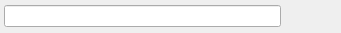
<?xml version="1.0" encoding="UTF-8"?>
<ui version="4.0">
 <class>searchForm</class>
 <widget class="QWidget" name="searchForm">
  <property name="geometry">
   <rect>
    <x>0</x>
    <y>0</y>
    <width>341</width>
    <height>33</height>
   </rect>
  </property>
  <property name="sizePolicy">
   <sizepolicy hsizetype="Preferred" vsizetype="Minimum">
    <horstretch>0</horstretch>
    <verstretch>0</verstretch>
   </sizepolicy>
  </property>
  <property name="windowTitle">
   <string>Search</string>
  </property>
  <layout class="QVBoxLayout" name="verticalLayout">
   <property name="spacing">
    <number>4</number>
   </property>
   <property name="leftMargin">
    <number>4</number>
   </property>
   <property name="topMargin">
    <number>2</number>
   </property>
   <property name="rightMargin">
    <number>4</number>
   </property>
   <property name="bottomMargin">
    <number>2</number>
   </property>
   <item>
    <layout class="QHBoxLayout" name="horizontalLayout">
     <item>
      <widget class="QgsFilterLineEdit" name="searchEdit"/>
     </item>
     <item>
      <widget class="QToolButton" name="infoButton">
       <property name="sizePolicy">
        <sizepolicy hsizetype="Fixed" vsizetype="Fixed">
         <horstretch>0</horstretch>
         <verstretch>0</verstretch>
        </sizepolicy>
       </property>
       <property name="maximumSize">
        <size>
         <width>16777215</width>
         <height>22</height>
        </size>
       </property>
       <property name="toolTip">
        <string>Hvad er nyt – og hvad virker ikke længere</string>
       </property>
       <property name="text">
        <string/>
       </property>
       <property name="autoRaise">
        <bool>true</bool>
       </property>
      </widget>
     </item>
     <item>
      <widget class="QToolButton" name="settingsButton">
       <property name="sizePolicy">
        <sizepolicy hsizetype="Fixed" vsizetype="Fixed">
         <horstretch>0</horstretch>
         <verstretch>0</verstretch>
        </sizepolicy>
       </property>
       <property name="maximumSize">
        <size>
         <width>16777215</width>
         <height>22</height>
        </size>
       </property>
       <property name="text">
        <string/>
       </property>
       <property name="autoRaise">
        <bool>true</bool>
       </property>
      </widget>
     </item>
    </layout>
   </item>
  </layout>
 </widget>
 <customwidgets>
  <customwidget>
   <class>QgsFilterLineEdit</class>
   <extends>QLineEdit</extends>
   <header>qgsfilterlineedit.h</header>
  </customwidget>
 </customwidgets>
 <resources/>
 <connections/>
</ui>
